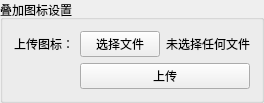
               <widget class="QGroupBox" name="groupBox_30">
                <property name="title">
                 <string>叠加图标设置</string>
                </property>
                <layout class="QFormLayout" name="formLayout_16">
                 <item row="0" column="0">
                  <widget class="QLabel" name="lab_SupIco">
                   <property name="text">
                    <string>上传图标：</string>
                   </property>
                  </widget>
                 </item>
                 <item row="0" column="1">
                  <layout class="QHBoxLayout" name="horizontalLayout_57">
                   <item>
                    <widget class="QPushButton" name="pus_SupFile">
                     <property name="text">
                      <string>选择文件</string>
                     </property>
                    </widget>
                   </item>
                   <item>
                    <widget class="QLabel" name="lab_SupFile">
                     <property name="text">
                      <string>未选择任何文件</string>
                     </property>
                    </widget>
                   </item>
                  </layout>
                 </item>
                 <item row="1" column="1">
                  <widget class="QPushButton" name="pus_SupSet">
                   <property name="text">
                    <string>上传</string>
                   </property>
                  </widget>
                 </item>
                </layout>
               </widget>
